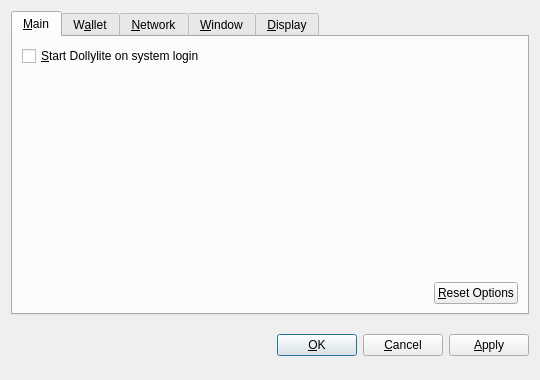
<?xml version="1.0" encoding="UTF-8"?>
<ui version="4.0">
 <class>OptionsDialog</class>
 <widget class="QDialog" name="OptionsDialog">
  <property name="geometry">
   <rect>
    <x>0</x>
    <y>0</y>
    <width>540</width>
    <height>380</height>
   </rect>
  </property>
  <property name="windowTitle">
   <string>Options</string>
  </property>
  <property name="modal">
   <bool>true</bool>
  </property>
  <layout class="QVBoxLayout" name="verticalLayout">
   <item>
    <widget class="QTabWidget" name="tabWidget">
     <property name="tabPosition">
      <enum>QTabWidget::North</enum>
     </property>
     <property name="currentIndex">
      <number>0</number>
     </property>
     <widget class="QWidget" name="tabMain">
      <attribute name="title">
       <string>&amp;Main</string>
      </attribute>
      <layout class="QVBoxLayout" name="verticalLayout_Main">
       <item>
        <widget class="QCheckBox" name="bitcoinAtStartup">
         <property name="toolTip">
          <string>Automatically start Dollylite after logging in to the system.</string>
         </property>
         <property name="text">
          <string>&amp;Start Dollylite on system login</string>
         </property>
        </widget>
       </item>
       <item>
        <spacer name="verticalSpacer_Main">
         <property name="orientation">
          <enum>Qt::Vertical</enum>
         </property>
         <property name="sizeHint" stdset="0">
          <size>
           <width>20</width>
           <height>40</height>
          </size>
         </property>
        </spacer>
       </item>
       <item>
        <layout class="QHBoxLayout" name="horizontalLayout_2_Main">
         <item>
          <spacer name="horizontalSpacer_2_Main">
           <property name="orientation">
            <enum>Qt::Horizontal</enum>
           </property>
           <property name="sizeHint" stdset="0">
            <size>
             <width>40</width>
             <height>20</height>
            </size>
           </property>
          </spacer>
         </item>
         <item>
          <widget class="QPushButton" name="resetButton">
           <property name="toolTip">
            <string>Reset all client options to default.</string>
           </property>
           <property name="text">
            <string>&amp;Reset Options</string>
           </property>
           <property name="autoDefault">
            <bool>false</bool>
           </property>
          </widget>
         </item>
        </layout>
       </item>
      </layout>
     </widget>
     <widget class="QWidget" name="tabWallet">
      <attribute name="title">
       <string>W&amp;allet</string>
      </attribute>
      <layout class="QVBoxLayout" name="verticalLayout_Network">
       <item>
        <widget class="QLabel" name="transactionFeeInfoLabel">
         <property name="text">
          <string>Optional transaction fee per kB that helps make sure your transactions are processed quickly. Most transactions are 1 kB.</string>
         </property>
         <property name="textFormat">
          <enum>Qt::PlainText</enum>
         </property>
         <property name="wordWrap">
          <bool>true</bool>
         </property>
        </widget>
       </item>
       <item>
        <layout class="QHBoxLayout" name="horizontalLayout_1_Main">
         <item>
          <widget class="QLabel" name="transactionFeeLabel">
           <property name="text">
            <string>Pay transaction &amp;fee</string>
           </property>
           <property name="textFormat">
            <enum>Qt::PlainText</enum>
           </property>
           <property name="buddy">
            <cstring>transactionFee</cstring>
           </property>
          </widget>
         </item>
         <item>
          <widget class="BitcoinAmountField" name="transactionFee"/>
         </item>
         <item>
          <spacer name="horizontalSpacer_1_Main">
           <property name="orientation">
            <enum>Qt::Horizontal</enum>
           </property>
           <property name="sizeHint" stdset="0">
            <size>
             <width>40</width>
             <height>20</height>
            </size>
           </property>
          </spacer>
         </item>
        </layout>
       </item>
       <item>
        <widget class="QLabel" name="label">
         <property name="text">
          <string>If you disable the spending of unconfirmed change, the change from a transaction cannot be used until that transaction has at least one confirmation. This also affects how your balance is computed.</string>
         </property>
         <property name="wordWrap">
          <bool>true</bool>
         </property>
        </widget>
       </item>
       <item>
        <widget class="QCheckBox" name="spendZeroConfChange">
         <property name="text">
          <string>Spend unconfirmed change  (experts only)</string>
         </property>
        </widget>
       </item>
       <item>
        <spacer name="verticalSpacer">
         <property name="orientation">
          <enum>Qt::Vertical</enum>
         </property>
         <property name="sizeHint" stdset="0">
          <size>
           <width>20</width>
           <height>40</height>
          </size>
         </property>
        </spacer>
       </item>
      </layout>
     </widget>
     <widget class="QWidget" name="tabNetwork">
      <attribute name="title">
       <string>&amp;Network</string>
      </attribute>
      <layout class="QVBoxLayout" name="verticalLayout_Network">
       <item>
        <widget class="QCheckBox" name="mapPortUpnp">
         <property name="toolTip">
          <string>Automatically open the Dollylite client port on the router. This only works when your router supports UPnP and it is enabled.</string>
         </property>
         <property name="text">
          <string>Map port using &amp;UPnP</string>
         </property>
        </widget>
       </item>
       <item>
        <widget class="QCheckBox" name="connectSocks">
         <property name="toolTip">
          <string>Connect to the Dollylite network through a SOCKS proxy (e.g. when connecting through Tor).</string>
         </property>
         <property name="text">
          <string>&amp;Connect through SOCKS proxy:</string>
         </property>
        </widget>
       </item>
       <item>
        <layout class="QHBoxLayout" name="horizontalLayout_Network">
         <item>
          <widget class="QLabel" name="proxyIpLabel">
           <property name="text">
            <string>Proxy &amp;IP:</string>
           </property>
           <property name="textFormat">
            <enum>Qt::PlainText</enum>
           </property>
           <property name="buddy">
            <cstring>proxyIp</cstring>
           </property>
          </widget>
         </item>
         <item>
          <widget class="QValidatedLineEdit" name="proxyIp">
           <property name="maximumSize">
            <size>
             <width>140</width>
             <height>16777215</height>
            </size>
           </property>
           <property name="toolTip">
            <string>IP address of the proxy (e.g. 127.0.0.1)</string>
           </property>
          </widget>
         </item>
         <item>
          <widget class="QLabel" name="proxyPortLabel">
           <property name="text">
            <string>&amp;Port:</string>
           </property>
           <property name="textFormat">
            <enum>Qt::PlainText</enum>
           </property>
           <property name="buddy">
            <cstring>proxyPort</cstring>
           </property>
          </widget>
         </item>
         <item>
          <widget class="QLineEdit" name="proxyPort">
           <property name="maximumSize">
            <size>
             <width>55</width>
             <height>16777215</height>
            </size>
           </property>
           <property name="toolTip">
            <string>Port of the proxy (e.g. 9050)</string>
           </property>
          </widget>
         </item>
         <item>
          <widget class="QLabel" name="socksVersionLabel">
           <property name="text">
            <string>SOCKS &amp;Version:</string>
           </property>
           <property name="textFormat">
            <enum>Qt::PlainText</enum>
           </property>
           <property name="buddy">
            <cstring>socksVersion</cstring>
           </property>
          </widget>
         </item>
         <item>
          <widget class="QValueComboBox" name="socksVersion">
           <property name="toolTip">
            <string>SOCKS version of the proxy (e.g. 5)</string>
           </property>
          </widget>
         </item>
         <item>
          <spacer name="horizontalSpacer_Network">
           <property name="orientation">
            <enum>Qt::Horizontal</enum>
           </property>
           <property name="sizeHint" stdset="0">
            <size>
             <width>40</width>
             <height>20</height>
            </size>
           </property>
          </spacer>
         </item>
        </layout>
       </item>
       <item>
        <spacer name="verticalSpacer_Network">
         <property name="orientation">
          <enum>Qt::Vertical</enum>
         </property>
         <property name="sizeHint" stdset="0">
          <size>
           <width>20</width>
           <height>40</height>
          </size>
         </property>
        </spacer>
       </item>
      </layout>
     </widget>
     <widget class="QWidget" name="tabWindow">
      <attribute name="title">
       <string>&amp;Window</string>
      </attribute>
      <layout class="QVBoxLayout" name="verticalLayout_Window">
       <item>
        <widget class="QCheckBox" name="minimizeToTray">
         <property name="toolTip">
          <string>Show only a tray icon after minimizing the window.</string>
         </property>
         <property name="text">
          <string>&amp;Minimize to the tray instead of the taskbar</string>
         </property>
        </widget>
       </item>
       <item>
        <widget class="QCheckBox" name="minimizeOnClose">
         <property name="toolTip">
          <string>Minimize instead of exit the application when the window is closed. When this option is enabled, the application will be closed only after selecting Quit in the menu.</string>
         </property>
         <property name="text">
          <string>M&amp;inimize on close</string>
         </property>
        </widget>
       </item>
       <item>
        <spacer name="verticalSpacer_Window">
         <property name="orientation">
          <enum>Qt::Vertical</enum>
         </property>
         <property name="sizeHint" stdset="0">
          <size>
           <width>20</width>
           <height>40</height>
          </size>
         </property>
        </spacer>
       </item>
      </layout>
     </widget>
     <widget class="QWidget" name="tabDisplay">
      <attribute name="title">
       <string>&amp;Display</string>
      </attribute>
      <layout class="QVBoxLayout" name="verticalLayout_Display">
       <item>
        <layout class="QHBoxLayout" name="horizontalLayout_1_Display">
         <item>
          <widget class="QLabel" name="langLabel">
           <property name="text">
            <string>User Interface &amp;language:</string>
           </property>
           <property name="textFormat">
            <enum>Qt::PlainText</enum>
           </property>
           <property name="buddy">
            <cstring>lang</cstring>
           </property>
          </widget>
         </item>
         <item>
          <widget class="QValueComboBox" name="lang">
           <property name="toolTip">
            <string>The user interface language can be set here. This setting will take effect after restarting Dollylite.</string>
           </property>
          </widget>
         </item>
        </layout>
       </item>
       <item>
        <layout class="QHBoxLayout" name="horizontalLayout_2_Display">
         <item>
          <widget class="QLabel" name="unitLabel">
           <property name="text">
            <string>&amp;Unit to show amounts in:</string>
           </property>
           <property name="textFormat">
            <enum>Qt::PlainText</enum>
           </property>
           <property name="buddy">
            <cstring>unit</cstring>
           </property>
          </widget>
         </item>
         <item>
          <widget class="QValueComboBox" name="unit">
           <property name="toolTip">
            <string>Choose the default subdivision unit to show in the interface and when sending coins.</string>
           </property>
          </widget>
         </item>
        </layout>
       </item>
       <item>
        <widget class="QCheckBox" name="displayAddresses">
         <property name="toolTip">
          <string>Whether to show Dollylite addresses in the transaction list or not.</string>
         </property>
         <property name="text">
          <string>&amp;Display addresses in transaction list</string>
         </property>
        </widget>
       </item>
       <item>
        <widget class="QCheckBox" name="coinControlFeatures">
         <property name="toolTip">
          <string>Whether to show coin control features or not.</string>
         </property>
         <property name="text">
          <string>Display coin &amp;control features (experts only!)</string>
         </property>
        </widget>
       </item>
       <item>
        <spacer name="verticalSpacer_Display">
         <property name="orientation">
          <enum>Qt::Vertical</enum>
         </property>
         <property name="sizeHint" stdset="0">
          <size>
           <width>20</width>
           <height>40</height>
          </size>
         </property>
        </spacer>
       </item>
      </layout>
     </widget>
    </widget>
   </item>
   <item>
    <layout class="QHBoxLayout" name="horizontalLayout_Buttons">
     <item>
      <spacer name="horizontalSpacer_1">
       <property name="orientation">
        <enum>Qt::Horizontal</enum>
       </property>
       <property name="sizeHint" stdset="0">
        <size>
         <width>40</width>
         <height>48</height>
        </size>
       </property>
      </spacer>
     </item>
     <item>
      <widget class="QLabel" name="statusLabel">
       <property name="font">
        <font>
         <weight>75</weight>
         <bold>true</bold>
        </font>
       </property>
       <property name="text">
        <string/>
       </property>
       <property name="textFormat">
        <enum>Qt::PlainText</enum>
       </property>
       <property name="wordWrap">
        <bool>true</bool>
       </property>
      </widget>
     </item>
     <item>
      <spacer name="horizontalSpacer_2">
       <property name="orientation">
        <enum>Qt::Horizontal</enum>
       </property>
       <property name="sizeHint" stdset="0">
        <size>
         <width>40</width>
         <height>48</height>
        </size>
       </property>
      </spacer>
     </item>
     <item>
      <widget class="QPushButton" name="okButton">
       <property name="text">
        <string>&amp;OK</string>
       </property>
      </widget>
     </item>
     <item>
      <widget class="QPushButton" name="cancelButton">
       <property name="text">
        <string>&amp;Cancel</string>
       </property>
       <property name="autoDefault">
        <bool>false</bool>
       </property>
      </widget>
     </item>
     <item>
      <widget class="QPushButton" name="applyButton">
       <property name="text">
        <string>&amp;Apply</string>
       </property>
       <property name="autoDefault">
        <bool>false</bool>
       </property>
      </widget>
     </item>
    </layout>
   </item>
  </layout>
 </widget>
 <customwidgets>
  <customwidget>
   <class>BitcoinAmountField</class>
   <extends>QSpinBox</extends>
   <header>bitcoinamountfield.h</header>
  </customwidget>
  <customwidget>
   <class>QValueComboBox</class>
   <extends>QComboBox</extends>
   <header>qvaluecombobox.h</header>
  </customwidget>
  <customwidget>
   <class>QValidatedLineEdit</class>
   <extends>QLineEdit</extends>
   <header>qvalidatedlineedit.h</header>
  </customwidget>
 </customwidgets>
 <resources/>
 <connections/>
</ui>
